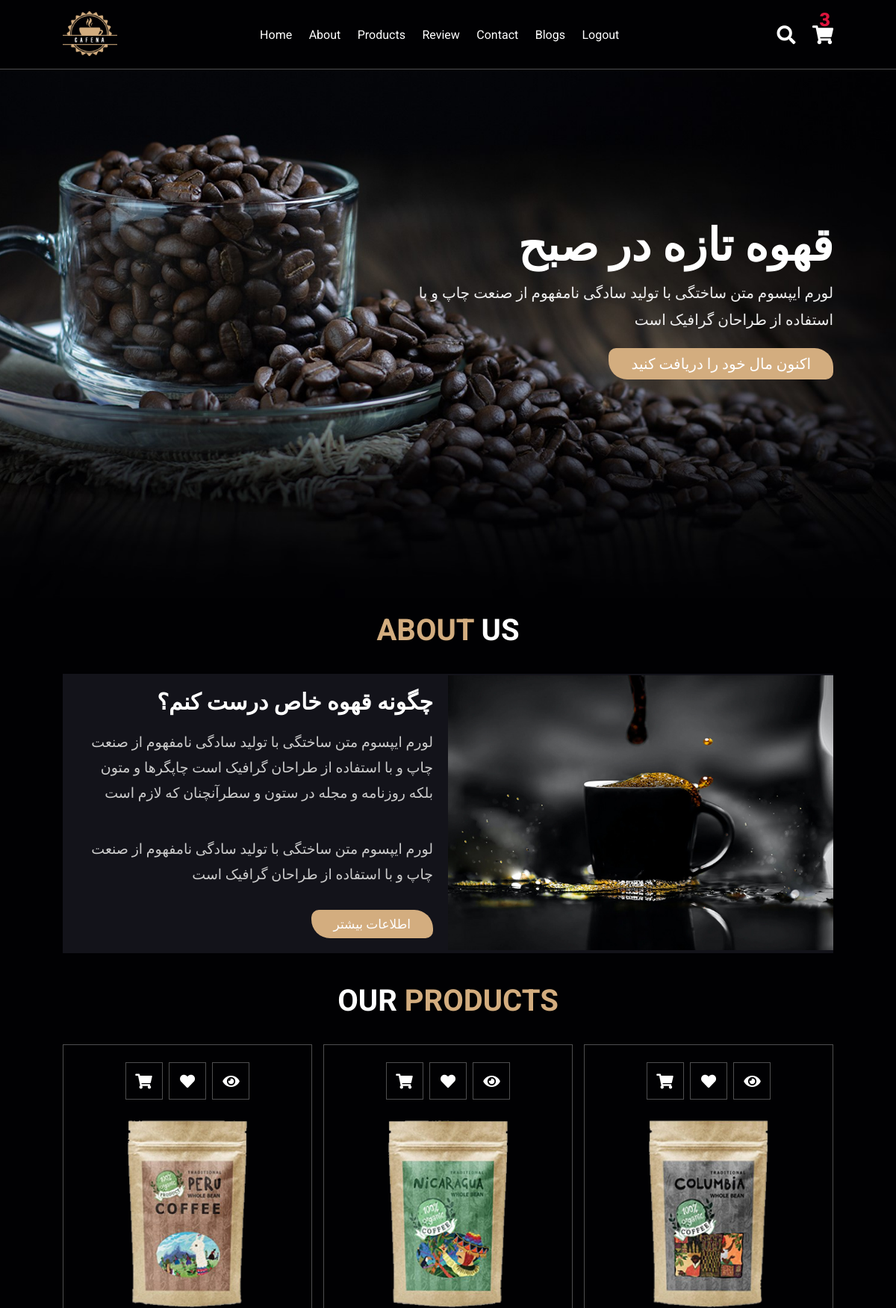
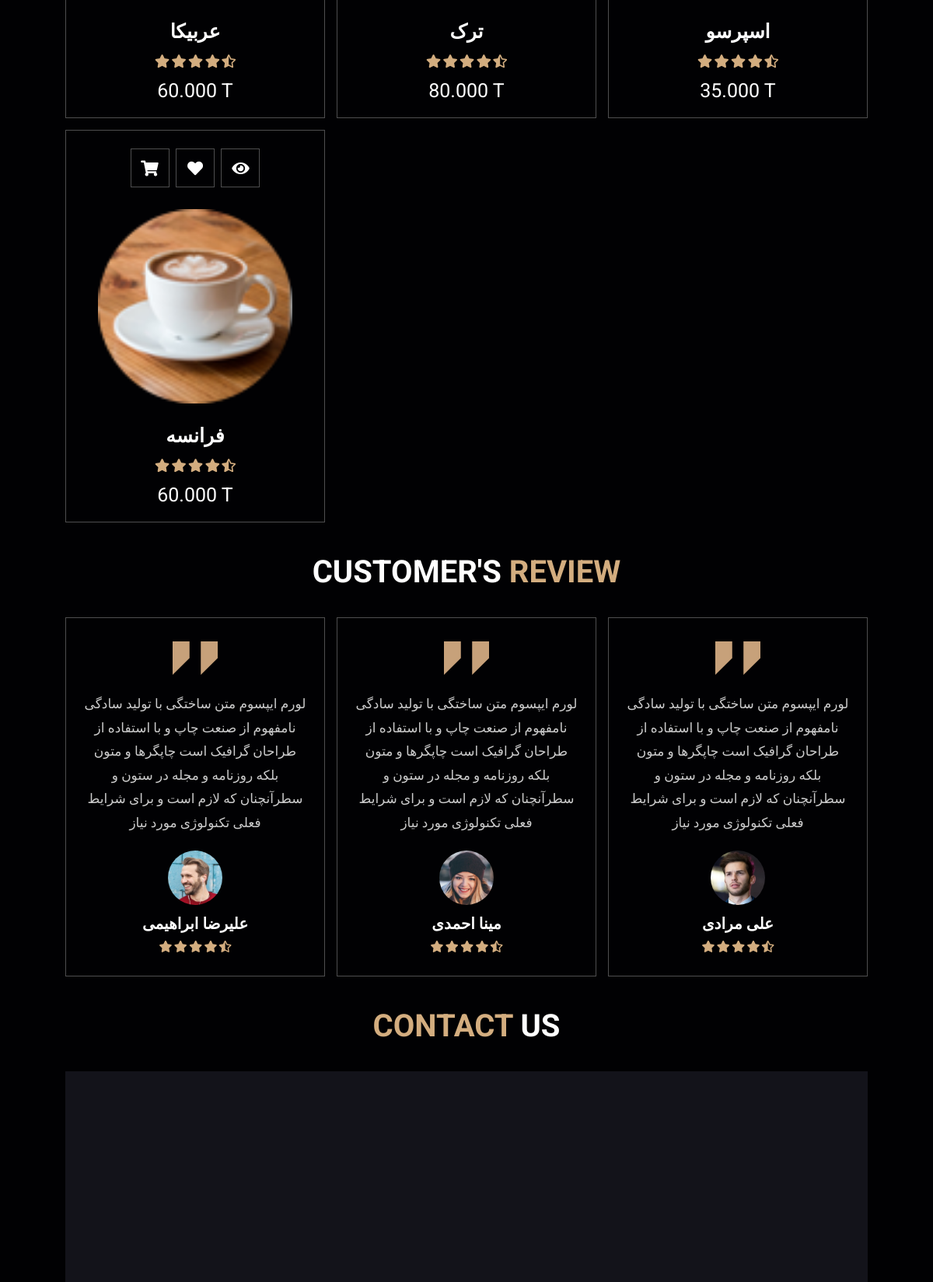
Screenshot of / (signed in, upper part) with the database file from the repository (2 pictures, top to bottom).
### main/models.py (models this page shows, shortened)
class Product(models.Model):
    title = models.CharField(max_length=150)
    price = models.DecimalField(max_digits=10, decimal_places=3)
    image = models.ImageField(upload_to="images/")

### main/views.py (the view)
# urls.py: path('', include('main.urls')),
def main(request):
    if request.user.is_authenticated:
        customer = request.user
        order, created = Order.objects.get_or_create(
            customer=customer, complete=False)
        items = order.orderitem_set.all()
        cartItem = order.get_cart_items
    else:
        items = []
        order = {'get_cart_total': 0, 'get_cart_items': 0}
        cartItem = order['get_cart_items']
    products = Product.objects.all()
    return render(request, "main/index.html", {"products": products, 'cartItem': cartItem})

### main/models.py (called while the page is built)
    @property
    def get_cart_items(self):
        orderitems = self.orderitem_set.all()
        total = sum([item.quantity for item in orderitems])
        return total

### main/templates/main/index.html (shortened to what this page needs)
{% load static %}
<!DOCTYPE html>
<html lang="en">
<head>
    <link rel="stylesheet" href="https://cdnjs.cloudflare.com/ajax/libs/font-awesome/5.15.4/css/all.min.css">
    <link rel="stylesheet" href="{% static 'styles/style.css' %}">
</head>
<body>
    {% include 'main/nav.html' %}
    <section class="home" id="home">
        <div class="content">
            <h3>قهوه تازه در صبح</h3>
            <p>لورم ایپسوم متن ساختگی با تولید سادگی نامفهوم از صنعت چاپ و با استفاده از طراحان گرافیک است</p>
            <a href="#" class="btn">اکنون مال خود را دریافت کنید</a>
        </div>
    </section>
    <section class="about" id="about">
        <h1 class="heading"> <span>about</span> us </h1>
        <div class="row">
            <div class="image">
                <img src="{% static 'images/about-img.jpeg' %}" alt="">
            </div>
            <div class="content">
                <h3>چگونه قهوه خاص درست کنم؟</h3>
                <p>لورم ایپسوم متن ساختگی با تولید سادگی نامفهوم از صنعت چاپ و با استفاده از طراحان گرافیک است چاپگرها و
                    متون بلکه روزنامه و مجله در ستون و سطرآنچنان که لازم است</p>
                <p>لورم ایپسوم متن ساختگی با تولید سادگی نامفهوم از صنعت چاپ و با استفاده از طراحان گرافیک است</p>
                <a href="#" class="btn">اطلاعات بیشتر</a>
            </div>
        </div>
    </section>
    <section class="products" id="products">
        <h1 class="heading"> our <span>products</span> </h1>
        <div class="box-container">
            {% for product in products %}
            <div class="box">
                <div class="icons">
                    <a href="#" data-product="{{ product.id }}" data-action="add"
                        class="fas fa-shopping-cart add-btn update-cart"></a>
                    <a href="#" class="fas fa-heart"></a>
                    <a href="#" class="fas fa-eye"></a>
                </div>
                <div class="image">
                    <img src="{{ product.image.url }}" alt="">
                </div>
                <div class="content">
                    <h3>{{ product.title }}</h3>
                    <div class="stars">
                        <i class="fas fa-star"></i>
                        <i class="fas fa-star"></i>
                        <i class="fas fa-star"></i>
                        <i class="fas fa-star"></i>
                        <i class="fas fa-star-half-alt"></i>
                    </div>
                    <div class="price">{{ product.price }} T</div>
                </div>
            </div>
            {% endfor %}
        </div>
    </section>
    <section class="review" id="review">
        <h1 class="heading"> customer's <span>review</span> </h1>
        <div class="box-container">
            <div class="box">
                <img src="{% static 'images/quote-img.png' %}" alt="" class="quote">
                <p>لورم ایپسوم متن ساختگی با تولید سادگی نامفهوم از صنعت چاپ و با استفاده از طراحان گرافیک است
                    چاپگرها و
                    متون بلکه روزنامه و مجله در ستون و سطرآنچنان که لازم است و برای شرایط فعلی تکنولوژی مورد نیاز
                </p>
                <img src="{% static 'images/pic-1.png' %}" class="user" alt="">
                <h3>علیرضا ابراهیمی</h3>
                <div class="stars">
                    <i class="fas fa-star"></i>
                    <i class="fas fa-star"></i>
                    <i class="fas fa-star"></i>
                    <i class="fas fa-star"></i>
                    <i class="fas fa-star-half-alt"></i>
                </div>
            </div>
            <div class="box">
                <img src="{% static 'images/quote-img.png' %}" alt="" class="quote">
                <p>لورم ایپسوم متن ساختگی با تولید سادگی نامفهوم از صنعت چاپ و با استفاده از طراحان گرافیک است
                    چاپگرها و
                    متون بلکه روزنامه و مجله در ستون و سطرآنچنان که لازم است و برای شرایط فعلی تکنولوژی مورد نیاز
                </p>
                <img src="{% static 'images/pic-2.png' %}" class="user" alt="">
                <h3>مینا احمدی</h3>
                <div class="stars">
                    <i class="fas fa-star"></i>
                    <i class="fas fa-star"></i>
                    <i class="fas fa-star"></i>
                    <i class="fas fa-star"></i>
                    <i class="fas fa-star-half-alt"></i>
                </div>
            </div>
            <div class="box">
                <img src="{% static 'images/quote-img.png' %}" alt="" class="quote">
                <p>لورم ایپسوم متن ساختگی با تولید سادگی نامفهوم از صنعت چاپ و با استفاده از طراحان گرافیک است
                    چاپگرها و
                    متون بلکه روزنامه و مجله در ستون و سطرآنچنان که لازم است و برای شرایط فعلی تکنولوژی مورد نیاز
                </p>
                <img src="{% static 'images/pic-3.png' %}" class="user" alt="">
                <h3>علی مرادی</h3>
                <div class="stars">
                    <i class="fas fa-star"></i>
                    <i class="fas fa-star"></i>
                    <i class="fas fa-star"></i>
                    <i class="fas fa-star"></i>
                    <i class="fas fa-star-half-alt"></i>
                </div>
            </div>
        </div>
    </section>
    <section class="contact" id="contact">
        <h1 class="heading"> <span>contact</span> us </h1>
        <div class="row">
            <iframe
                src="https://www.google.com/maps/embed?pb=!1m18!1m12!1m3!1d3234.9948107609557!2d51.62236331561469!3d35.824603029702175!2m3!1f0!2f0!3f0!3m2!1i1024!2i768!4f13.1!3m3!1m2!1s0x3f8e1937f99fe025%3A0x9d24fe1217b476e1!2sTehran%20Province%2C%20Lavasan%2C%205th%20Laleh%2C%20Iran!5e0!3m2!1sen!2sde!4v1643642377908!5m2!1sen!2sde"
                width="800" height="600" style="border:0;" allowfullscreen="" loading="lazy"></iframe>
        </div>
    </section>
</body>
</html>

### static/styles/style.css (style rules this page uses)
:root { --main-color: #d3ad7f; --black: #13131a; --bg: #010103; --border: 0.1rem solid rgba(255, 255, 255, 0.3); }
* { font-family: "Roboto", sans-serif; margin: 0; padding: 0; box-sizing: border-box; outline: none; border: none; text-decoration: none; text-transform: capitalize; transition: 0.2s linear; }
html { font-size: 62.5%; overflow-x: hidden; scroll-padding-top: 9rem; scroll-behavior: smooth; }
body { background: var(--bg); font-family: vazir; }
section { padding: 2rem 7%; }
.heading { text-align: center; color: #fff; text-transform: uppercase; padding-bottom: 3.5rem; font-size: 4rem; }
.heading span { color: var(--main-color); text-transform: uppercase; }
.btn { margin-top: 1rem; display: inline-block; padding: 0.9rem 3rem; font-size: 1.7rem; color: #fff; background: var(--main-color); cursor: pointer; }
.home { min-height: 100vh; display: flex; justify-content: right; align-items: center; background: url(../images/home-img.jpeg) no-repeat; background-size: cover; background-position: center; direction: rtl; }
.home .content { max-width: 60rem; }
.home .content h3 { font-size: 6rem; text-transform: uppercase; color: #fff; }
.home .content p { font-size: 2rem; font-weight: ligher; line-height: 1.8; padding: 1rem 0; color: #eee; }
.home .content .btn { font-size: 2rem; }
.about .row { display: flex; align-items: center; background: var(--black); flex-wrap: wrap; direction: rtl; }
.about .row .image { flex: 1 1 45rem; }
.about .row .image img { width: 100%; }
.about .row .content { flex: 1 1 45rem; padding: 2rem; }
.about .row .content h3 { font-size: 3rem; color: #fff; }
.about .row .content p { font-size: 1.9rem; color: #ccc; padding: 2rem 0; line-height: 1.8; }
.products .box-container { display: grid; grid-template-columns: repeat(auto-fit, minmax(30rem, 1fr)); gap: 1.5rem; }
.products .box-container .box { text-align: center; border: var(--border); padding: 2rem; }
.products .box-container .box .icons a { height: 5rem; width: 5rem; line-height: 5rem; font-size: 2rem; border: var(--border); color: #fff; margin: 0.3rem; }
.products .box-container .box .image { padding: 2.5rem 0; }
.products .box-container .box .image img { height: 25rem; }
.products .box-container .box .content h3 { color: #fff; font-size: 2.5rem; }
.products .box-container .box .content .stars { padding: 1.5rem; }
.products .box-container .box .content .stars i { font-size: 1.7rem; color: var(--main-color); }
.products .box-container .box .content .price { color: #fff; font-size: 2.5rem; }
.review .box-container { display: grid; grid-template-columns: repeat(auto-fit, minmax(30rem, 1fr)); gap: 1.5rem; }
.review .box-container .box { border: var(--border); text-align: center; padding: 3rem 2rem; }
.review .box-container .box p { font-size: 1.7rem; line-height: 1.8; color: #ccc; padding: 2rem 0; }
.review .box-container .box .user { height: 7rem; width: 7rem; border-radius: 50%; object-fit: cover; }
.review .box-container .box h3 { padding: 1rem 0; font-size: 2rem; color: #fff; }
.review .box-container .box .stars i { font-size: 1.5rem; color: var(--main-color); }
.contact .row { display: flex; background: var(--black); flex-wrap: wrap; gap: 1rem; }
.btn { transition: all 0.4s cubic-bezier(0.63, 0.28, 0.83, 0.67); border-radius: 10px 25px 10px 25px; }

### rows the page displays
Product: image (picture), title "عربیکا", price "60.000"
Product: image (picture), title "ترک", price "80.000"
Product: image (picture), title "اسپرسو", price "35.000"
Product: image (picture), title "فرانسه", price "60.000"

### other values shown
{{ cartItem }} "3"
